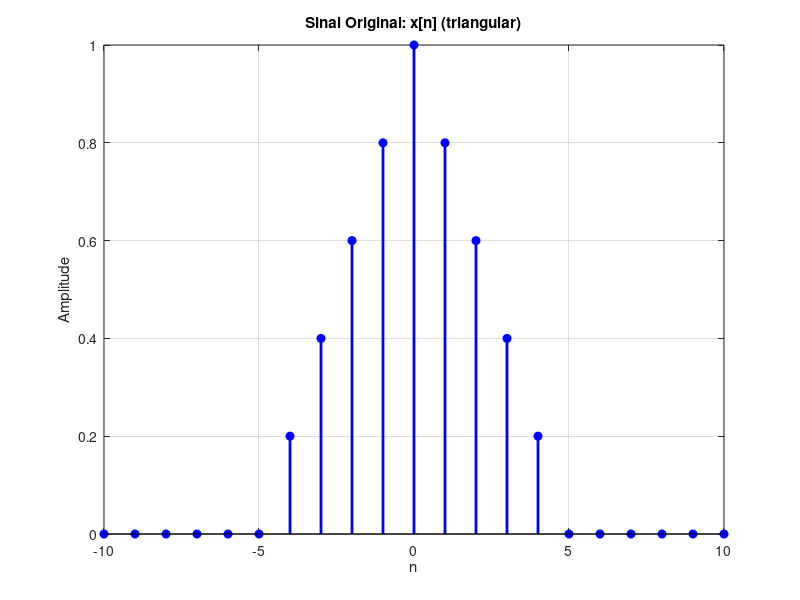

This chart was generated by the following MATLAB code: (Note: this script raises an error after producing the figure.)
%% Create the Kronecker Delt Signal δ[n]
% Theorem: δ[n]=1 if n=0, and δ[n]=0 if n != 0

% Set the sample of vector
% n=-5:5;  % Sample from -5 to 5
% 
% % Create the DelTa Signal
% delta = zeros(size(n)); % Create a vector of zeros
% delta(n==0) = 1; % Set 1 only in n=0
% 
% % plot
% 
% figure,stem(n, delta, 'filled', 'LineWidth', 2);
% title('Sinal Delta \delta[n]');
% xlabel('Amostras (n)');
% ylabel('Amplitude');
% grid on;
%% Basic Step signal degree u[n]
% Theorem: u[n]=1 if n>=0, and u[n]=0 if n<0

%% DEFINIR SINAL BASE ALTERNATIVO
n = -10:10;
% Sinal triangular como alternativa ao sinc
x = zeros(size(n));
for i = 1:length(n)
    if abs(n(i)) <= 5
        x(i) = 1 - abs(n(i))/5;  % Triângulo de base ±5
    end
end

% Ou usar uma senoidal modificada
% x = sin(pi*n/5) ./ (pi*n/5); 
% x(isnan(x)) = 1;  % Corrigir divisão por zero em n=0

figure;
stem(n, x, 'b', 'filled', 'LineWidth', 2);
title('Sinal Original: x[n] (triangular)');
xlabel('n'); ylabel('Amplitude');
grid on;

%% 1. y1[n] = 2x[-n+2] * x[-n-2] * x[n]
[x1, n1] = transform_signal(x, n, 'reverse_shift', 2);   % x[-n+2]
[x2, n2] = transform_signal(x, n, 'reverse_shift', -2);  % x[-n-2]

% Multiplicação no domínio comum n
y1 = zeros(size(n));
for i = 1:length(n)
    % Encontrar índices correspondentes
    idx1 = find(n1 == n(i), 1);
    idx2 = find(n2 == n(i), 1);
    
    if ~isempty(idx1) && ~isempty(idx2)
        y1(i) = 2 * x1(idx1) * x2(idx2) * x(i);
    end
end

figure('Position', [100, 100, 800, 600]);
subplot(2,2,1); stem(n, x, 'filled'); title('x[n]'); grid on;
subplot(2,2,2); stem(n1, x1, 'filled'); title('x[-n+2]'); grid on;
subplot(2,2,3); stem(n2, x2, 'filled'); title('x[-n-2]'); grid on;
subplot(2,2,4); stem(n, y1, 'r', 'filled', 'LineWidth', 2);
title('y1[n] = 2x[-n+2] \cdot x[-n-2] \cdot x[n]'); grid on;
